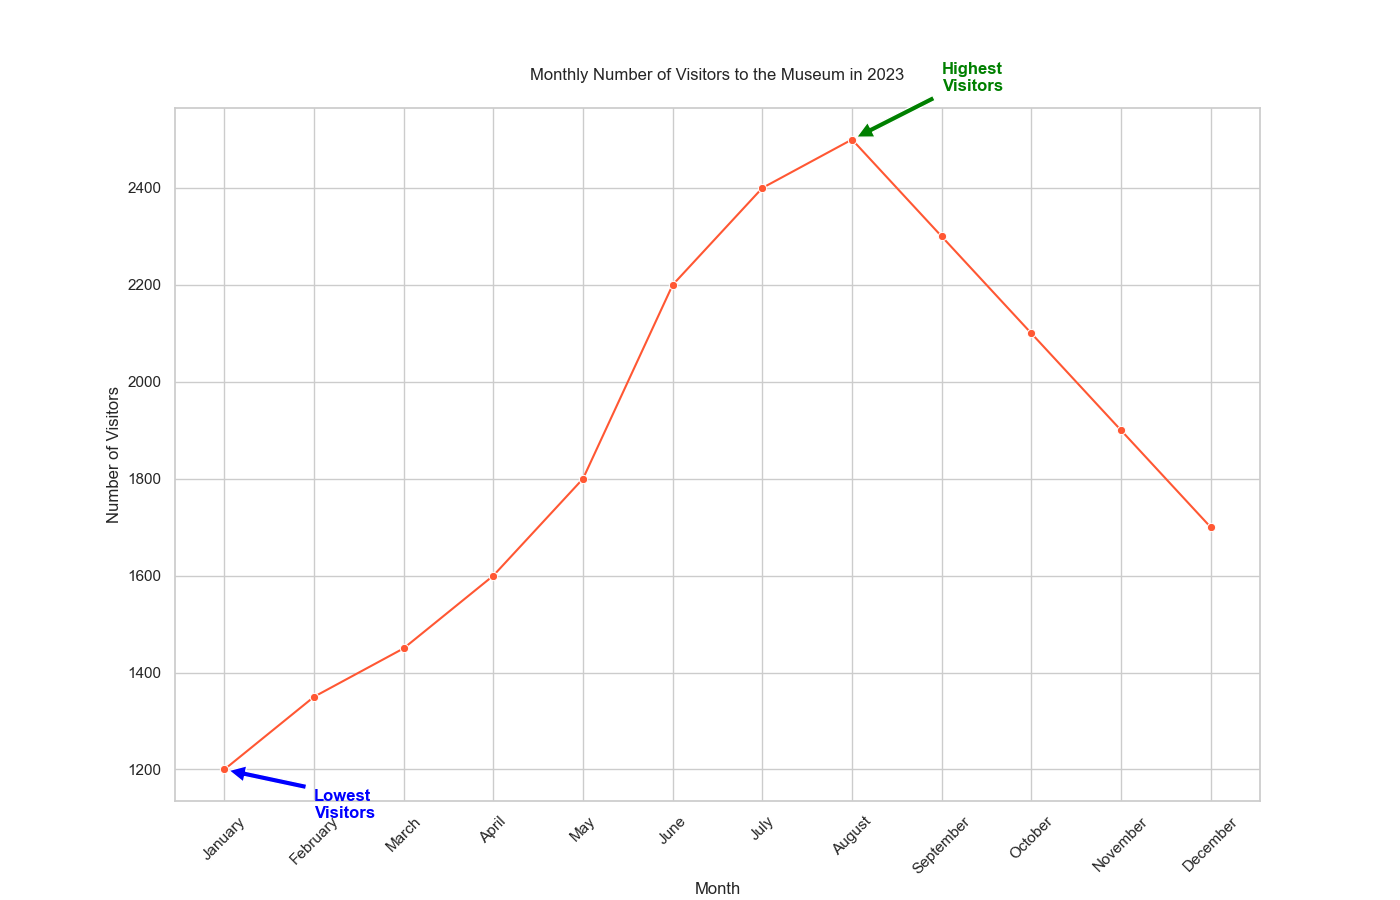

This figure's Python source:

import seaborn as sns
import pandas as pd
import matplotlib.pyplot as plt

# Data dictionary with month and corresponding number of visitors
data = {
    "Month": ["January", "February", "March", "April", "May", "June",
              "July", "August", "September", "October", "November", "December"],
    "Number_of_Visitors": [1200, 1350, 1450, 1600, 1800, 2200, 2400, 2500, 2300, 2100, 1900, 1700]
}

# Create a DataFrame from the data dictionary
df = pd.DataFrame(data)

# Create a line chart
plt.figure(figsize=(14, 9))  # Changing the size of the chart
sns.lineplot(data=df, x="Month", y="Number_of_Visitors", color="#FF5733", marker="o")

# Annotating the highest and lowest visitor points
plt.annotate(
    'Highest\nVisitors', xy=('August', 2500), xytext=('September', 2600),
    arrowprops=dict(facecolor='green', shrink=0.05), color='green', weight='bold'
)
plt.annotate(
    'Lowest\nVisitors', xy=('January', 1200), xytext=('February', 1100),
    arrowprops=dict(facecolor='blue', shrink=0.05), color='blue', weight='bold'
)

# Adding chart title and labels
plt.title("Monthly Number of Visitors to the Museum in 2023", pad=20)
plt.xlabel("Month")
plt.ylabel("Number of Visitors")

# Customizing the appearance of the ticks on the x-axis for better readability
plt.xticks(rotation=45)

# Show the final plot
plt.show()
